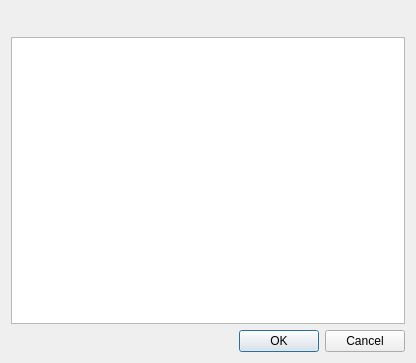
<?xml version="1.0" encoding="UTF-8"?>
<ui version="4.0">
 <class>Dialog</class>
 <widget class="QDialog" name="Dialog">
  <property name="geometry">
   <rect>
    <x>0</x>
    <y>0</y>
    <width>416</width>
    <height>363</height>
   </rect>
  </property>
  <property name="windowTitle">
   <string>Dialog</string>
  </property>
  <layout class="QVBoxLayout" name="verticalLayout">
   <item>
    <layout class="QHBoxLayout" name="horizontalLayout">
     <item>
      <widget class="QLabel" name="labelIcon">
       <property name="text">
        <string/>
       </property>
      </widget>
     </item>
     <item>
      <widget class="QLabel" name="labelText">
       <property name="text">
        <string/>
       </property>
      </widget>
     </item>
     <item>
      <spacer name="horizontalSpacer">
       <property name="orientation">
        <enum>Qt::Orientation::Horizontal</enum>
       </property>
       <property name="sizeHint" stdset="0">
        <size>
         <width>40</width>
         <height>20</height>
        </size>
       </property>
      </spacer>
     </item>
    </layout>
   </item>
   <item>
    <widget class="QPlainTextEdit" name="editDetails">
     <property name="readOnly">
      <bool>true</bool>
     </property>
    </widget>
   </item>
   <item>
    <widget class="QDialogButtonBox" name="buttonBox">
     <property name="orientation">
      <enum>Qt::Orientation::Horizontal</enum>
     </property>
     <property name="standardButtons">
      <set>QDialogButtonBox::StandardButton::Cancel|QDialogButtonBox::StandardButton::Ok</set>
     </property>
    </widget>
   </item>
  </layout>
 </widget>
 <resources/>
 <connections>
  <connection>
   <sender>buttonBox</sender>
   <signal>accepted()</signal>
   <receiver>Dialog</receiver>
   <slot>accept()</slot>
   <hints>
    <hint type="sourcelabel">
     <x>248</x>
     <y>254</y>
    </hint>
    <hint type="destinationlabel">
     <x>157</x>
     <y>274</y>
    </hint>
   </hints>
  </connection>
  <connection>
   <sender>buttonBox</sender>
   <signal>rejected()</signal>
   <receiver>Dialog</receiver>
   <slot>reject()</slot>
   <hints>
    <hint type="sourcelabel">
     <x>316</x>
     <y>260</y>
    </hint>
    <hint type="destinationlabel">
     <x>286</x>
     <y>274</y>
    </hint>
   </hints>
  </connection>
 </connections>
</ui>
